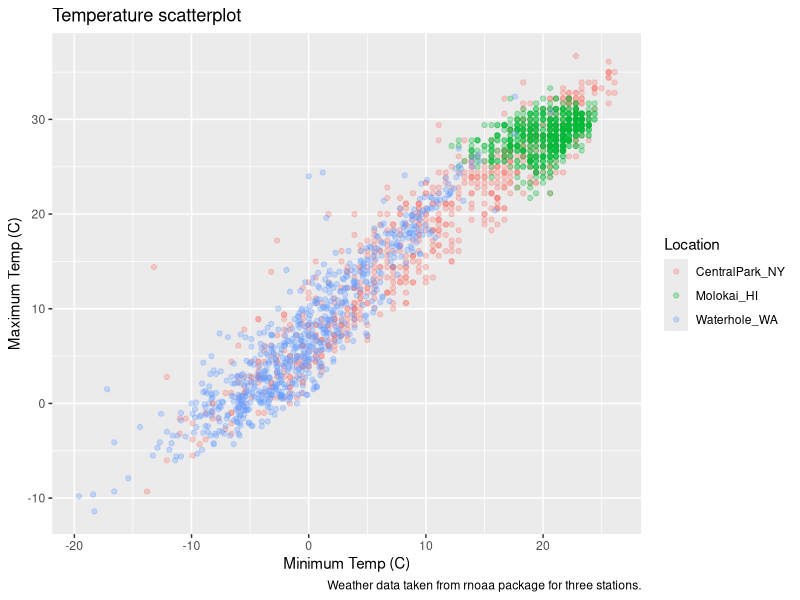
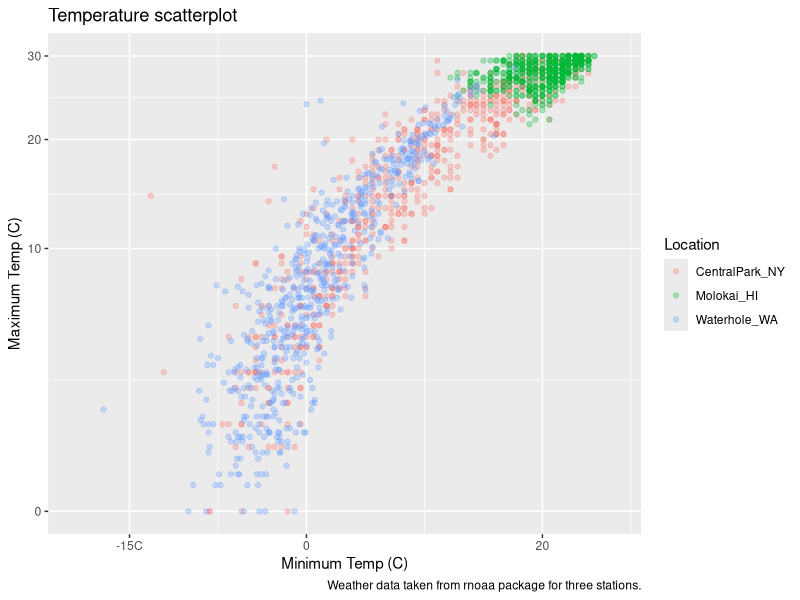
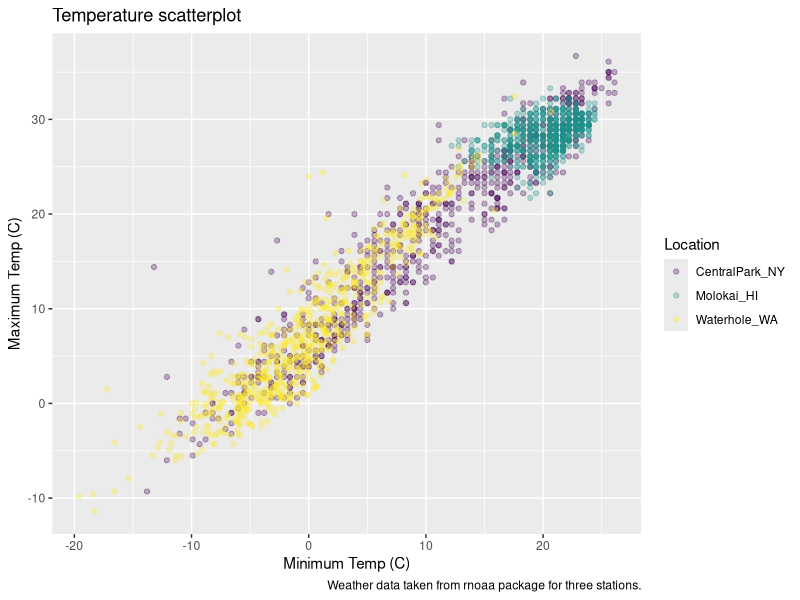

R code for these plots, in order:
## ---- chunk 1
library(tidyverse) 
## ---- chunk 2
weather_df = 
  read_csv("weather_df.csv") |> 
  filter(
    id %in% c("USW00094728", "USW00022534", "USS0023B17S"), 
    
    date >= "2021-01-01", 
    date <= "2022-12-31"
  ) |> 
  mutate(
    name = case_match(
      id, 
      "USW00094728" ~ "CentralPark_NY", 
      "USW00022534" ~ "Molokai_HI",
      "USS0023B17S" ~ "Waterhole_WA"),
    tmin = tmin,
    tmax = tmax) |>
  select(name, id, date, prcp, tmin, tmax) 
## ---- chunk 3
weather_df |> 
  ggplot(aes(x = tmin, y = tmax, color = name)) +
  geom_point(alpha = .3) +
  labs(
    title = "Temperature scatterplot",
    x = "Minimum Temp (C)",
    y = "Maximum Temp (C)",
    color = "Location",
    caption = "Weather data taken from rnoaa package for three stations."
  )
## ---- chunk 4
weather_df |> 
  ggplot(aes(x = tmin, y = tmax, color = name)) +
  geom_point(alpha = .3) +
  labs(
    title = "Temperature scatterplot",
    x = "Minimum Temp (C)",
    y = "Maximum Temp (C)",
    color = "Location",
    caption = "Weather data taken from rnoaa package for three stations."
  ) +
  scale_x_continuous(
    breaks = c(-15, 0, 20),
    labels = c("-15C", "0", "20")
  ) +
  scale_y_continuous(
    limits = c(0, 30),
    transform = "sqrt"
  )
## ---- chunk 5
weather_df |> 
  ggplot(aes(x = tmin, y = tmax, color = name)) +
  geom_point(alpha = .3) +
  labs(
    title = "Temperature scatterplot",
    x = "Minimum Temp (C)",
    y = "Maximum Temp (C)",
    color = "Location",
    caption = "Weather data taken from rnoaa package for three stations."
  ) +
  viridis::scale_color_viridis(discrete = TRUE)
